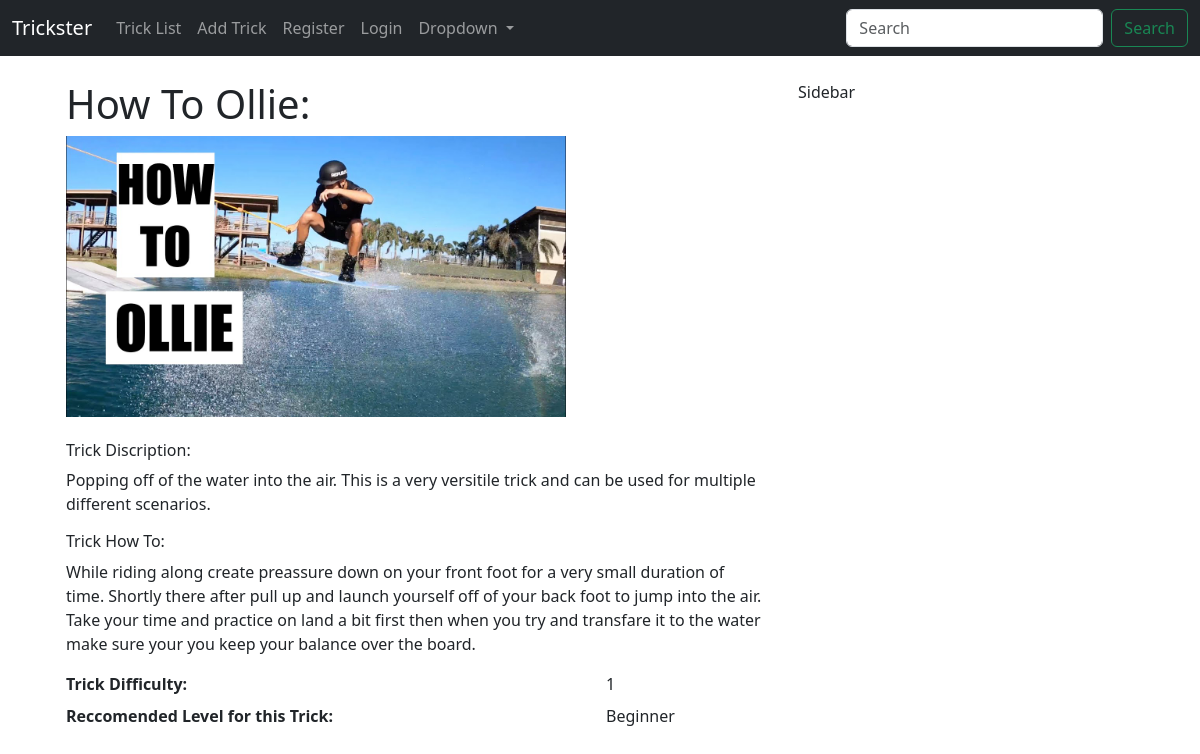
Screenshot of /show_trick/1 with the database file from the repository.
### TricksterMain/models.py (models this page shows)
class Trick (models.Model):
    TrickID = models.AutoField(primary_key=True)
    TrickName = models.CharField(max_length=25)
    TrickDiscription = models.TextField(blank=True)
    TrickHowTo = models.TextField(blank=True)
    TrickRecLevel = models.ForeignKey(SkillLevel, blank=True, null=True, on_delete=models.CASCADE)
    TrickDifficulty = models.PositiveIntegerField(null=True, validators=[MinValueValidator(1), MaxValueValidator(10)])
    TrickImg = models.ImageField(null=True, blank=True, upload_to="images/")
    def __str__(self):
        return self.TrickName

class SkillLevel (models.Model):
    SkillLevelID = models.AutoField(primary_key=True)
    SkillLevelName = models.CharField(max_length=25)
    def __str__(self):
        return self.SkillLevelName

### TricksterMain/views.py (the view)
# urls.py: path('show_trick/<trick_id>', views.show_trick, name='show-trick')
def show_trick(request, trick_id):
    trick = Trick.objects.get(pk=trick_id)
    return render(request, 'main/show_trick.html', {'trick' : trick})

### TricksterMain/templates/main/show_trick.html (shortened to what this page needs)
{% extends 'main/base.html' %}
{% load static %}
{% block content  %}
    <div class="container-md">
        <div class="row">
            <div class="col-md-8">
                <div class="container">
                    <h1 class="display-6"><strong>How To {{ trick }}:</strong></h1>
                    <div class="imgContainer">
                    {% if trick.TrickImg %}
                        <img src="{{ trick.TrickImg.url }}" class="img-fluid" alt="trick cover image">
                    {% else %}
                        <img src="{% static 'tricklist/images/TrickListDefault.png' %}" class="img-fluid" alt="default trick cover image">
                    {% endif %}
                    </div></br>
                    <p class="h6">Trick Discription: </p>
                    <p>{{ trick.TrickDiscription }}</p>
                    <p class="h6">Trick How To: </p>
                    <p>{{ trick.TrickHowTo }}</p>
                    <dl class="row">
                        <dt class="col-sm-9">Trick Difficulty:</dt>
                        <dd class="col-sm-3">{{ trick.TrickDifficulty }}</dd>
                        <dt class="col-sm-9">Reccomended Level for this Trick:</dt>
                        <dd class="col-sm-3">{{ trick.TrickRecLevel }}</dd>
                    </dl>
                </div>
            </div>
            <div class="col-md-3">
                Sidebar
            </div>
        </div>
    </div>
{% endblock %}

### TricksterMain/templates/main/show_trick.html (style rules this page uses)
.imgContainer { max-width: 500px; max-height: 700px; overflow: hidden; }
.imgContainer img { width: 100%; min-height: 100%; }

### rows the page displays
Trick: TrickName "Ollie", TrickImg (picture), TrickDiscription "Popping off of the water into the air. This is a very versitile trick and can be used for multiple different scenarios.", TrickHowTo "While riding along create preassure down on your front foot for a very small duration of time. Shortly there after pull up and launch yourself off of your back foot to jump into the air. Take your time and practice on land a bit first then when you try and transfare it to the water make sure your you keep your balance over the board.", TrickDifficulty "1", TrickRecLevel "Beginner"
